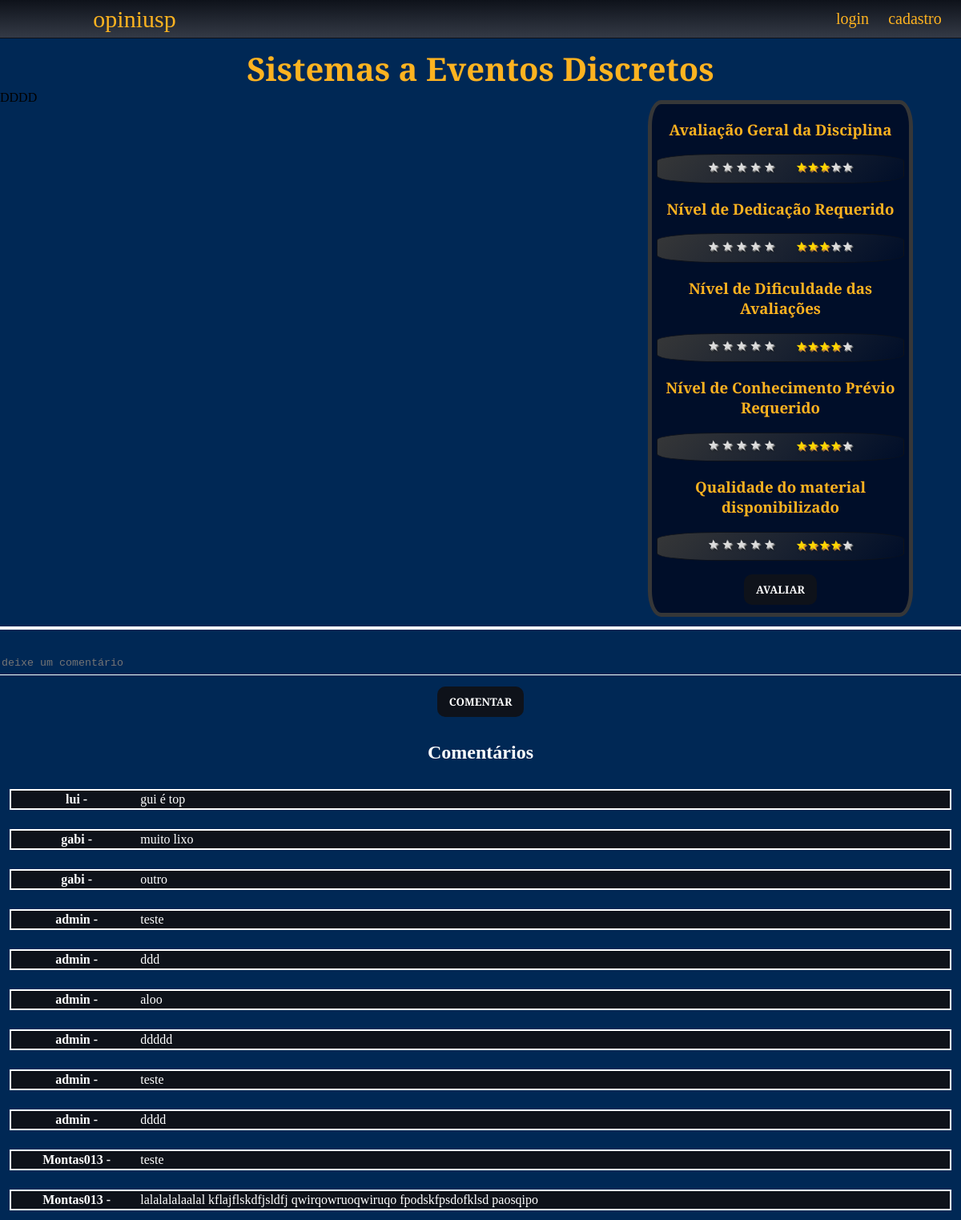
The app's page /disciplina/1/, older data.
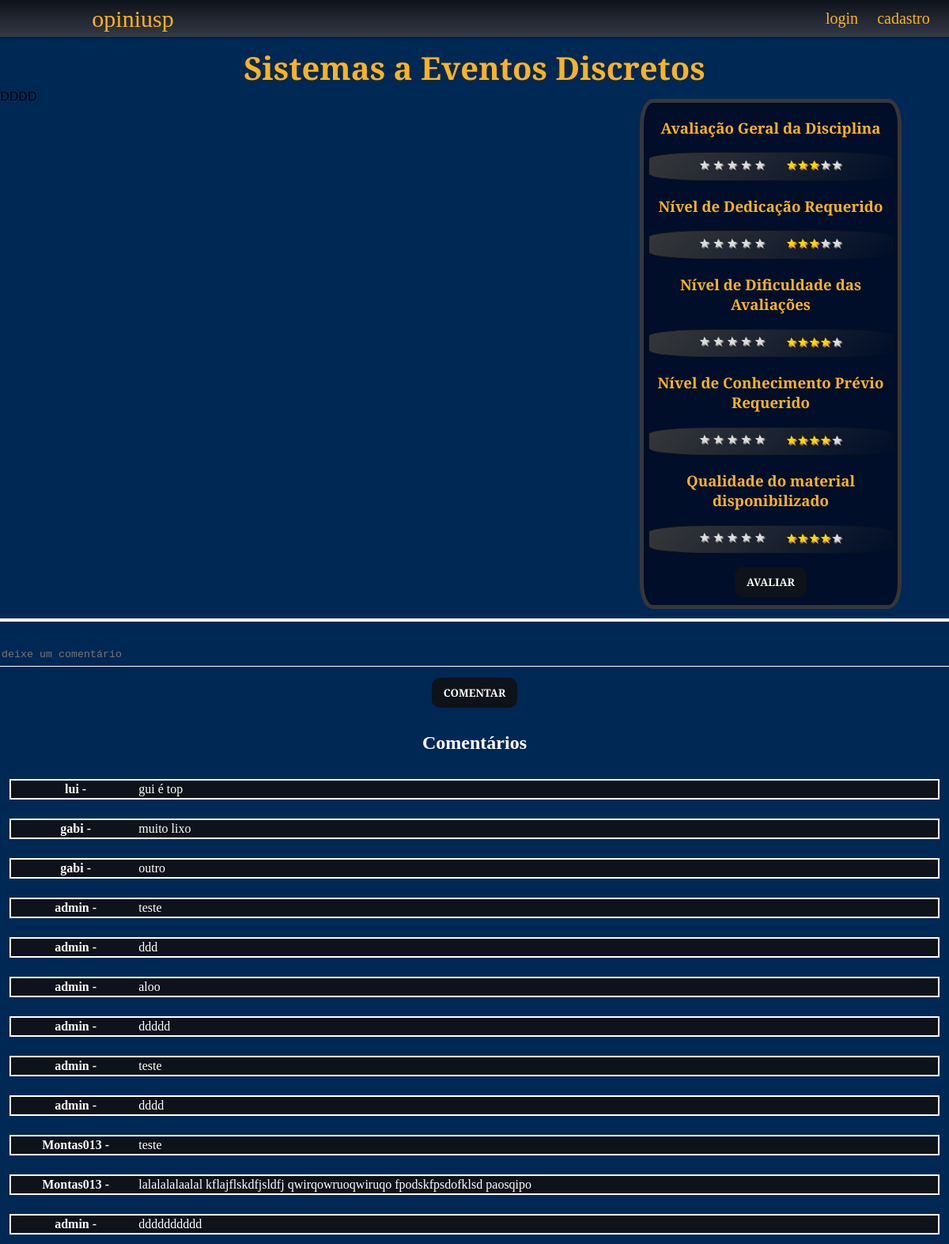
The same page, newer data.
### main/models.py (models this page shows, shortened)
class Comentario(models.Model):
    disciplina = models.ForeignKey(Disciplina, on_delete=models.CASCADE)
    user = models.ForeignKey(User, on_delete=models.CASCADE)
    texto = models.TextField(max_length=1000)
    downVote = models.ManyToManyField(
        User, blank=True, related_name="downvote")
    upVote = models.ManyToManyField(User, blank=True, related_name="upvote")

### main/views.py (the view)
# urls.py: path('disciplina/<int:id>/', views.pagina_disciplina, name = "disciplina"),
def pagina_disciplina(request, id):
    disciplina = Disciplina.objects.get(id=id)
    comentarios =  Comentario.objects.filter(disciplina=id).annotate(
    total_votes=Count('upVote')-Count('downVote')
    ).order_by('total_votes')
    avaliacoes = Avaliacao.objects.filter(disciplina=id)
    mediaGeral = avaliacoes.aggregate(Avg("notageral"))["notageral__avg"]
    mediaCrit1 = avaliacoes.aggregate(Avg("notaCrit1"))["notaCrit1__avg"]
    mediaCrit2 = avaliacoes.aggregate(Avg("notaCrit2"))["notaCrit2__avg"]
    mediaCrit3 = avaliacoes.aggregate(Avg("notaCrit3"))["notaCrit3__avg"]
    mediaCrit4 = avaliacoes.aggregate(Avg("notaCrit4"))["notaCrit4__avg"]
    medias = [
        mediaGeral, mediaCrit1, mediaCrit2, mediaCrit3, mediaCrit4
    ]
    averages = []
    for media in medias:
        if media == None:
            averages.append(0)
        else:
            averages.append(int(roundTraditional(media)))
    ranges = [
        range(averages[0]), range(averages[1]), range(averages[2]), range(averages[3]), range(averages[4])
    ]
    complementos = [
        range(5-averages[0]), range(5- averages[1]), range(5 - averages[2]), range(5 - averages[3]), range(5 - averages[4])
    ]
    contexto = {
        "disciplina": disciplina,
        "comentarios": comentarios,
        "ranges": ranges,
        "complementos": complementos
    }
    return render(request, 'main/disciplina.html', contexto)

### main/views.py (called while the page is built)
def roundTraditional(val,digits=0):
    return round(val+10**(-len(str(val))-1), digits)

### main/templates/main/disciplina.html (shortened to what the changed rows need)
{% extends 'main/base.html'%}
{% load static %}
{% block content %}
<div class=bloco-avaliacao>
  <div class=bloco-infos2>
    <form action="{% url 'main:add_review' disciplina.id%}" method="POST">
      <div class="displace">
        <div class="base">
          {%for i in ranges.0%} <span class="preenchida">&#9733</span> {% endfor %}
          {%for i in complementos.0%} <span class="vazia">&#9733</span> {% endfor %}
        </div>
      </div>
      <div class=displace>
        <div class="base">
          {%for i in ranges.1%} <span class="preenchida">&#9733</span> {% endfor %}
          {%for i in complementos.1%} <span class="vazia">&#9733</span> {% endfor %}
        </div>
      </div>
      <div class=displace>
        <div class="base">
          {%for i in ranges.2%} <span class="preenchida">&#9733</span> {% endfor %}
          {%for i in complementos.2%} <span class="vazia">&#9733</span> {% endfor %}
        </div>
      </div>
      <div class=displace>
        <div class="base">
          {%for i in ranges.3%} <span class="preenchida">&#9733</span> {% endfor %}
          {%for i in complementos.3%} <span class="vazia">&#9733</span> {% endfor %}
        </div>
      </div>
      <div class=displace>
        <div class="base">
          {%for i in ranges.4%} <span class="preenchida">&#9733</span> {% endfor %}
          {%for i in complementos.4%} <span class="vazia">&#9733</span> {% endfor %}
        </div>
      </div>
    </form>
  </div>
</div>
<div class=comments>
  <h2>Comentários</h2>
  {% for comentario in comentarios %}
  <div class=comment>
    <div class=comentarista> {{comentario.user.username}} - </div>
    <div class=comentario>{{ comentario.texto }}</div>
  </div>
  {% endfor %}
</div>
{% endblock %}

Row changes from the older to the newer data that the page shows:
added Comentario: user.username "admin", texto "dddddddddd"
